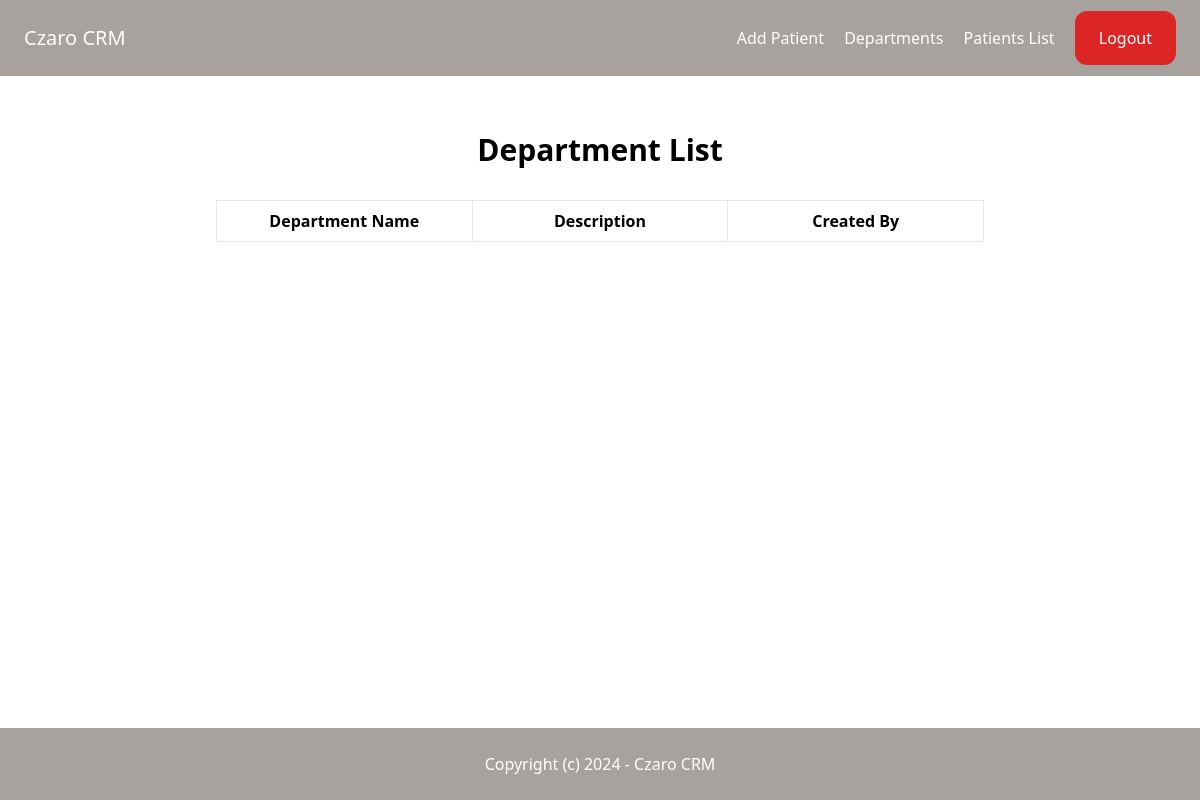
The app's page /department/list/ (signed in), older data.
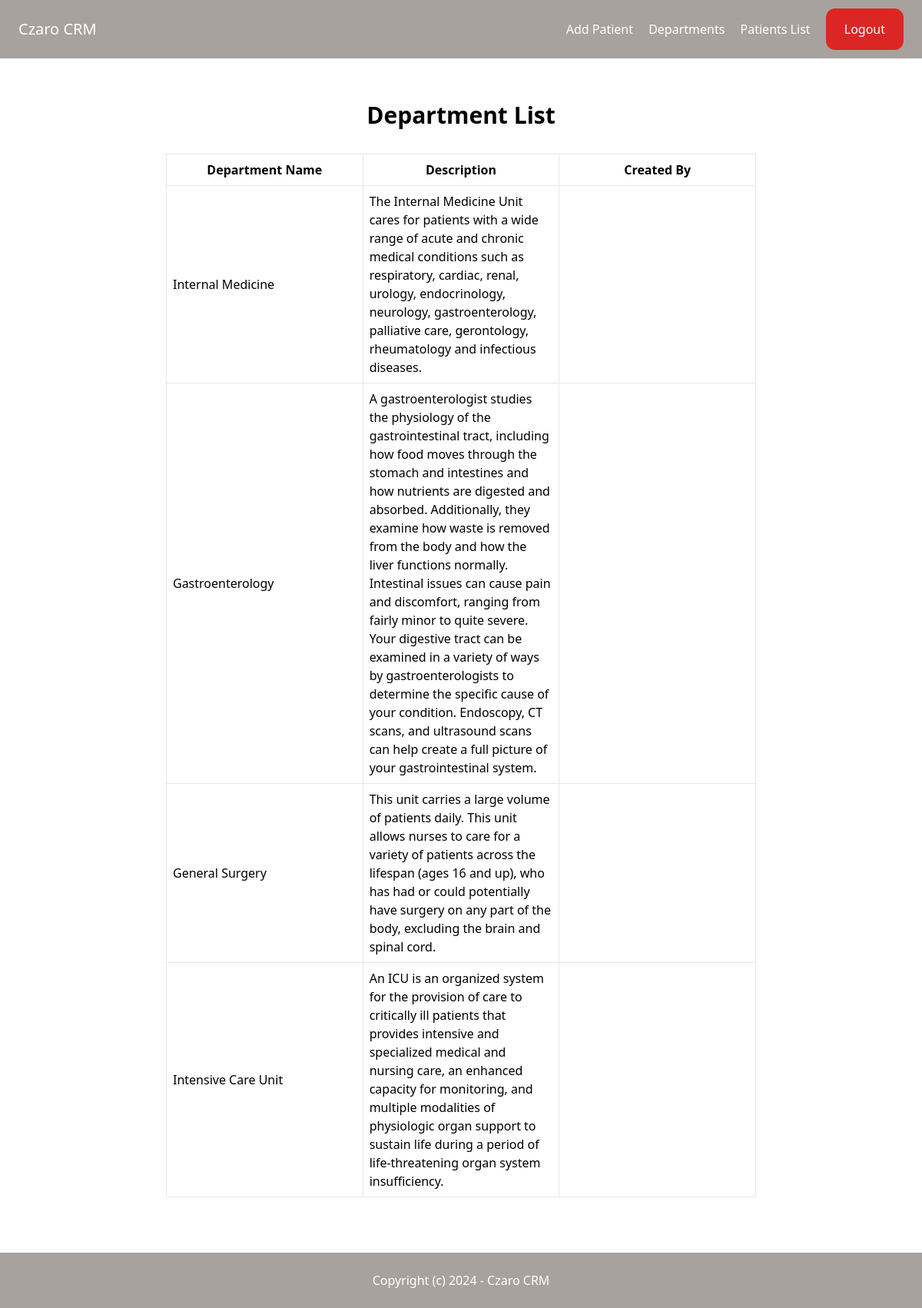
The same page, newer data.
### department/models.py (models this page shows, shortened)
class Department(models.Model):
    id = models.UUIDField(primary_key=True, default=uuid.uuid4, editable=False)
    name = models.CharField(max_length=255, unique=True)
    description = models.TextField()
    created_by = models.ForeignKey(User, on_delete=models.CASCADE)
    created_at = models.DateTimeField(auto_now_add=True)

### department/views.py (the view)
# urls.py: path('list/', views.department_list, name='department_list'),
@login_required(login_url="/login/")
def department_list(request):
    departments = Department.objects.all()
    context = {
        'title': 'Department List',
        'departments': departments,
    }
    return render(request, 'department_list.html', context)

### templates/department_list.html (shortened to what this page needs)
{% extends "base.html" %}
{% block content %}
  <h1 class="p-8 text-3xl font-bold text-center">{{ title }}</h1>
  <div class="flex justify-center">
    <table class="table-fixed w-2/3 border">
      <thead>
        <tr>
          <th class="border p-2 font-bold">Department Name</th>
          <th class="border p-2 font-bold">Description</th>
          <th class="border p-2 font-bold">Created By</th>
        </tr>
      </thead>
      <tbody>
        {% for department in departments %}
          <tr>
            <td class="border p-2"><a href={% url 'department:department_detail' department.id %}>{{ department.name }}</a></td>
            <td class="border p-2">{{ department.description }}</td>
            <td class="border p-2">{{ department.created_by.get_full_name }}</td>
          </tr>
        {% endfor %}
      </tbody>
    </table>
  </div>
{% endblock %}

### templates/base.html (shortened to what this page needs)
<!DOCTYPE html>
<html>
    <head>
        <script src="https://cdn.tailwindcss.com"></script>
        {% load static %}
    </head>
    <body class="flex flex-col h-screen">
        <nav class="p-6 flex items-center justify-between bg-stone-400">
            <a href="#" class="text-xl text-white">Czaro CRM</a>
            <div class="space-x-4">
                {% if request.user.is_authenticated %}
                    <a href="{% url "patient:create" %}" class="text-white">Add Patient</a>
                    <a href="{% url "department:department_list" %}" class="text-white">Departments</a>
                    <a href="{% url "patient:index" %}" class="text-white">Patients List</a>
                    <a href="{% url 'main:logout' %}" class="py-4 px-6 bg-red-600 rounded-xl text-white">Logout</a>
                {% else %}
                    <a href="{% url 'main:login' %}" class="py-4 px-6 bg-zinc-500 text-white rounded-xl">Login</a>
                    <a href="{% url 'main:signup' %}" class="py-4 px-6 bg-zinc-600 text-white rounded-xl">Sign up</a>
                {% endif %}
            </div>
        </nav>
        <main class="p-6 flex-1 mb-4">
            {% block content %}
            {% endblock %}
        </main>
        <footer class="p-6 bg-stone-400">
            <p class="text-xm text-white text-center">Copyright (c) 2024 - Czaro CRM</p>
        </footer>
    </body>
</html>

Row changes from the older to the newer data that the page shows:
added Department: name "Internal Medicine", description "The Internal Medicine Unit cares for patients with a wide range of acute and chronic medical conditions such as respiratory, cardiac, renal, urology, endocrinology, neurology, gastroenterology, palliative care, gerontology, rheumatology and infectious diseases."
added Department: name "Gastroenterology", description "A gastroenterologist studies the physiology of the gastrointestinal tract, including how food moves through the stomach and intestines and how nutrients are digested and absorbed. Additionally, they examine how waste is removed from the body and how the liver functions normally. Intestinal issues can cause pain and discomfort, ranging from fairly minor to quite severe. Your digestive tract can be examined in a variety of ways by gastroenterologists to determine the specific cause of your condition. Endoscopy, CT scans, and ultrasound scans can help create a full picture of your gastrointestinal system."
added Department: name "General Surgery", description "This unit carries a large volume of patients daily. This unit allows nurses to care for a variety of patients across the lifespan (ages 16 and up), who has had or could potentially have surgery on any part of the body, excluding the brain and spinal cord."
added Department: name "Intensive Care Unit", description "An ICU is an organized system for the provision of care to critically ill patients that provides intensive and specialized medical and nursing care, an enhanced capacity for monitoring, and multiple modalities of physiologic organ support to sustain life during a period of life-threatening organ system insufficiency."
